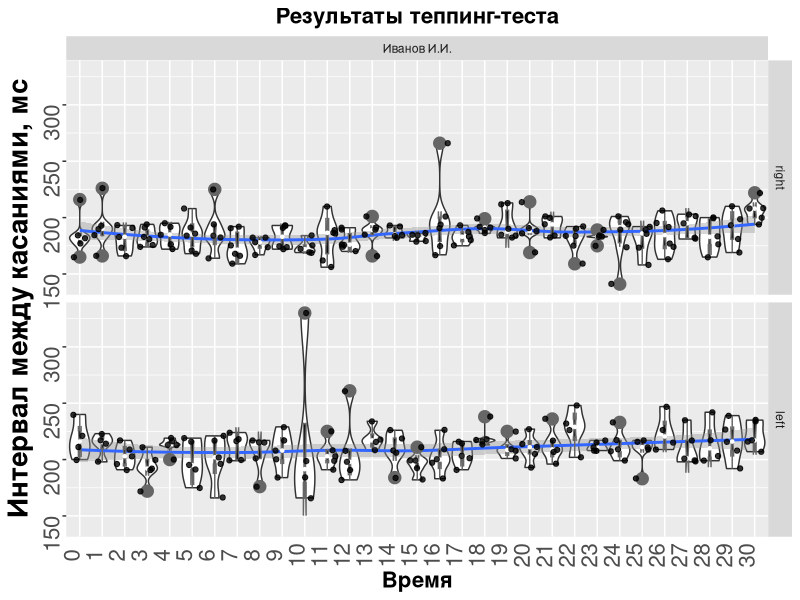
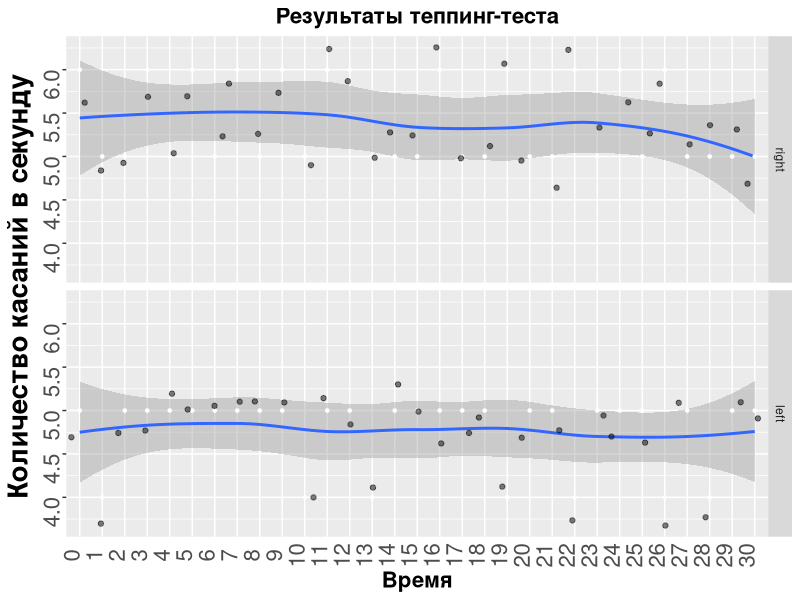
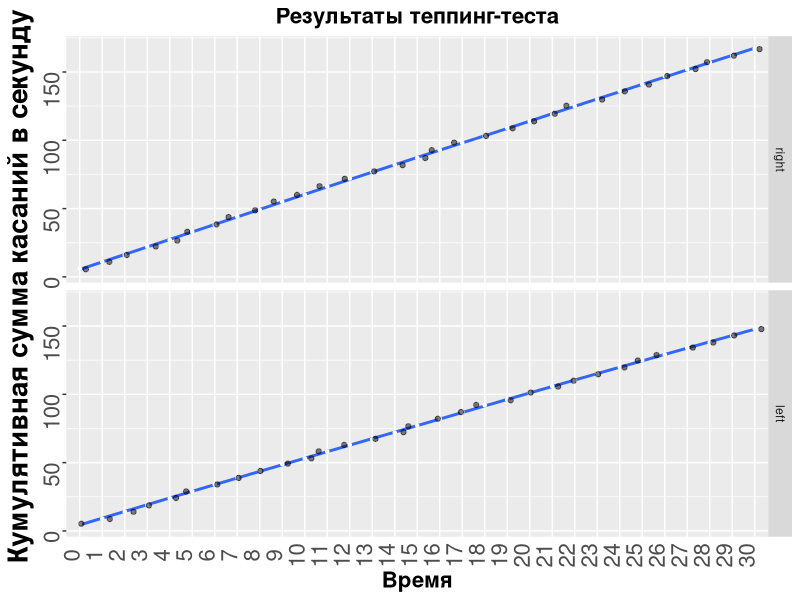
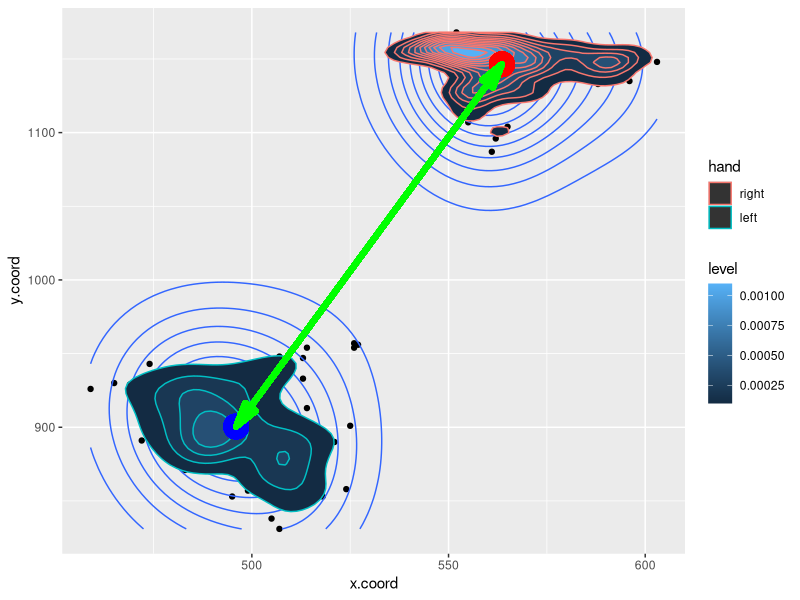

Source code (R) for these figures, in order:
library(tidyverse)
d = read.csv("result.csv", sep = ";", encoding = "UTF-8", header = F)
names(d) <- c("session","name", "time","curr.time","x.coord","y.coord", "hand")
d$time <- as.numeric(d$time)
d$session <- as.character(d$session)
d$x.coord <- as.numeric(d$x.coord)
d$y.coord <- as.numeric(d$y.coord)
d$hand <- factor(d$hand, levels = c("right","left"))

d$tick <- c(NA, diff(d$time))
d$tick[c(0, diff(d$curr.time)) < 0] <- NA # через дифф ищем смену в текущем времени с 0 на 5, там же сглаживаем провалы в тиках при помощи NA

d$time     <- as.integer(d$time/1000)
d$datetime <- as.POSIXct(d$time, origin="1970-01-01")
d$datetime <- format(d$datetime, format="%H:%M:%S")
result <- data.frame(name = d$name[1])

##########################################################################################
# Интервал между касаниями
ggplot(d, aes(x=factor(curr.time), y=tick)) +
  geom_violin(scale="width") +
  geom_smooth(method = "loess", se=TRUE, aes(group=1)) +
  geom_boxplot(width=.12, fill=I("black"), notch=T, outlier.size=NA, col="grey40") +
  stat_summary(fun.y="median", geom="point", shape=20, col="white") +
  ggtitle("Результаты теппинг-теста") +
  labs(x="Время", y="Интервал между касаниями, мс") +
  facet_grid(hand~name) +
  theme(legend.position="none",
        axis.text=element_text(size=12),
        axis.title=element_text(size=16,face="bold")) +
  scale_fill_brewer() + geom_jitter(alpha = 0.8) +
  theme(plot.title = element_text(size=16, face='bold', hjust=0.5),
        axis.text.x=element_text(angle=90, vjust=0, size=16),
        axis.ticks.x=element_blank(),
        axis.title.y = element_text(face="bold", size=20),
        axis.text.y  = element_text(angle=90, vjust=0, size=16))

sprintf("%.2f±%.2f", mean(d$tick[d$hand=="right"], na.rm = T), sd(d$tick[d$hand=="right"], na.rm = T))
sprintf("%.2f±%.2f", mean(d$tick[d$hand=="left"], na.rm = T),  sd(d$tick[d$hand=="right"], na.rm = T))

result$mean.interval.right <- mean(d$tick[d$hand=="right"], na.rm = T)
result$mean.interval.left  <- mean(d$tick[d$hand=="left"] , na.rm = T)
result$sd.interval.right   <- sd(d$tick[d$hand=="right"] , na.rm = T)
result$sd.interval.left    <- sd(d$tick[d$hand=="left"] , na.rm = T)

##########################################################################################
# Количество касаний в секунду
d %>% group_by(curr.time, hand, name) %>% summarise(n = n()) -> res

ggplot(res, aes(x=factor(curr.time), y=n)) +
  geom_violin(scale="width") +
  geom_smooth(method = "loess", se=TRUE, aes(group=1)) +
  geom_boxplot(width=.12, fill=I("black"), notch=T, outlier.size=NA, col="grey40") +
  stat_summary(fun.y="median", geom="point", shape=20, col="white") +
  ggtitle("Результаты теппинг-теста") +
  labs(x="Время", y="Количество касаний в секунду") +
  facet_grid(hand~.) +
  theme(legend.position="none",
        axis.text=element_text(size=12),
        axis.title=element_text(size=16,face="bold")) +
  scale_fill_brewer() + geom_jitter(alpha = 0.5) +
  theme(plot.title = element_text(size=16, face='bold', hjust=0.5),
        axis.text.x=element_text(angle=90, vjust=0, size=16),
        axis.ticks.x=element_blank(),
        axis.title.y = element_text(face="bold", size=20),
        axis.text.y  = element_text(angle=90, vjust=0, size=16))

sprintf("%.2f±%.2f", mean(res$n[res$hand=="right"], na.rm = T), sd(res$n[res$hand=="right"], na.rm = T))
sprintf("%.2f±%.2f", mean(res$n[res$hand=="left"], na.rm = T),  sd(res$n[res$hand=="right"], na.rm = T))

result$mean.tap.right <- mean(res$n[res$hand=="right"], na.rm = T)
result$mean.tap.left  <- mean(res$n[res$hand=="left"] , na.rm = T)
result$sd.tap.right   <- sd(res$n[res$hand=="right"] , na.rm = T)
result$sd.tap.left    <- sd(res$n[res$hand=="left"] , na.rm = T)

##########################################################################################
# Кумулятивная сумма касаний в секунду
d %>% group_by(curr.time, hand, name) %>% summarise(n = n()) -> res
res %>% group_by(hand, name) %>% mutate(cum.n = cumsum(n)) -> res

ggplot(res, aes(x=factor(curr.time), y=cum.n)) +
  geom_violin(scale="width") +
  geom_smooth(method = "loess", se=TRUE, aes(group=1)) +
  geom_boxplot(width=.12, fill=I("black"), notch=T, outlier.size=NA, col="grey40") +
  stat_summary(fun.y="median", geom="point", shape=20, col="white") +
  ggtitle("Результаты теппинг-теста") +
  labs(x="Время", y="Кумулятивная сумма касаний в секунду") +
  facet_grid(hand~.) +
  theme(legend.position="none",
        axis.text=element_text(size=12),
        axis.title=element_text(size=16,face="bold")) +
  scale_fill_brewer() + geom_jitter(alpha = 0.5) +
  theme(plot.title = element_text(size=16, face='bold', hjust=0.5),
        axis.text.x=element_text(angle=90, vjust=0, size=16),
        axis.ticks.x=element_blank(),
        axis.title.y = element_text(face="bold", size=20),
        axis.text.y  = element_text(angle=90, vjust=0, size=16))

smry.r <- summary(lm(cum.n~curr.time, res[res$hand=="right",]))
smry.l <- summary(lm(cum.n~curr.time, res[res$hand=="left",]))

result$cum.slope.right <- smry.r$coefficients[2]
result$cum.slope.left  <- smry.l$coefficients[2]
result$cum.R2.right    <- smry.r$r.squared
result$cum.R2.left     <- smry.l$r.squared

##########################################################################################
# Коэффициент силы нервной системы (КСНС):
d %>% group_by(hand, curr.time) %>% summarise(n = n(), time = mean(time)) -> res
res %>% summarise(KSNS=(sum(n-n[curr.time==0]))/sum(n[curr.time==0]*100)) -> res

result$KSNS.right <- res$KSNS[res$hand=="right"]
result$KSNS.left  <- res$KSNS[res$hand=="left"]

##########################################################################################
# Коэффициент функциональной асимметрии по работоспособности левой и правой рук:
d %>% group_by(hand, curr.time, name) %>% summarise(n = n()) %>% ungroup(hand, curr.time) -> res
res %>% summarise(KFa = (sum(n[hand=="right"])-sum(n[hand=="left"]))/(sum(n[hand=="right"])+sum(n[hand=="left"]))*100) %>% as.numeric -> result$KFa

##########################################################################################
# Плотность касаний в процессе прохождения теппинг-теста
ggplot(d, aes(x = x.coord, y = y.coord)) +
  geom_point() +
  geom_density_2d() +
  stat_density_2d(aes(fill = stat(level), color = hand), geom = "polygon") +
  geom_point(aes(x = mean(d$x.coord[d$hand=="right"]), y = mean(d$y.coord[d$hand=="right"])), size = 8, color = "red") +
  geom_point(aes(x = mean(d$x.coord[d$hand=="left"]), y = mean(d$y.coord[d$hand=="left"])), size = 8, color = "blue") +
  geom_segment(aes(x = mean(d$x.coord[d$hand=="right"]), xend = mean(d$x.coord[d$hand=="left"]),
                   y = mean(d$y.coord[d$hand=="right"]), yend = mean(d$y.coord[d$hand=="left"])), 
               arrow = arrow(angle = 15, ends = "both", type = "closed"), size = 2, color = "green")

result$dist <- sqrt((mean(d$x.coord[d$hand=="right"])-mean(d$x.coord[d$hand=="left"]))^2+(mean(d$y.coord[d$hand=="right"])-mean(d$y.coord[d$hand=="left"]))^2)
result$dist.sd.right <- sd(sqrt((d$x.coord[d$hand=="right"])^2+(d$y.coord[d$hand=="right"])^2))
result$dist.sd.left  <- sd(sqrt((d$x.coord[d$hand=="left"])^2+(d$y.coord[d$hand=="left"])^2))

##########################################################################################
# Результаты
result







